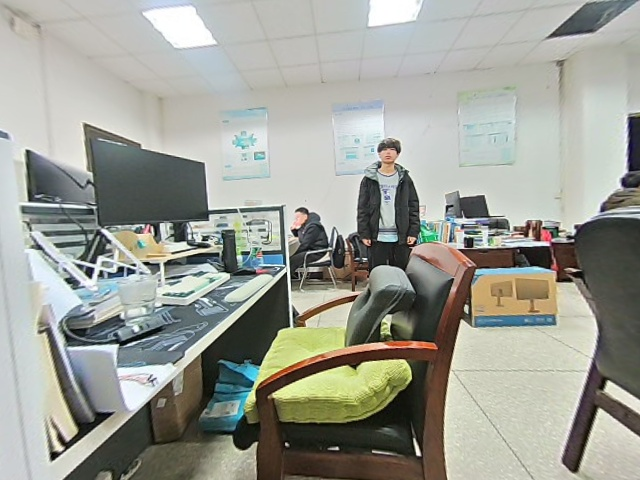
#> input picture Distance_measure/single_camera/data/distance3-89cm-width50cm.jpg, 640 x 480 px
$ python 1-contour2distance.py
#> lines starting #> are read from the running program, lines starting #| are printed output that depends on the picture
"""
@Name: 1-contour2distance.py
@Auth: Huohuo
@Date: 2023/11/27-19:00
@Desc:
@Ver :
code_idea
"""
import cv2
import numpy as np

# ----------------------------------------------------
#               使用相似三角形测距
# ----------------------------------------------------
def get_object_contour(img, x1, x2):
    test_x1 = x1
    test_x2 = x2
    cv2.line(img, (test_x1, 0), (test_x1, 480), (255, 0, 0), 1)
    cv2.line(img, (test_x2, 0), (test_x2, 480), (255, 0, 0), 1)
    cv2.imshow("get_object_contour", img)
    cv2.waitKey(1)
    return test_x2 - test_x1

def get_distance(real_width, pixel_width, ratio):
    distance = (real_width / pixel_width) * ratio
    return distance


def main():
    img = cv2.imread("data/distance3-89cm-width50cm.jpg")
#> img is the input picture: shape (480, 640, 3); mean B, G, R 149.7, 158.5, 156.4

    orignal_real_width = 50         # cm

    orignal_pixel_width = get_object_contour(img.copy(), x1=358, x2=420)
#> in get_object_contour, `cv2.line(img, (test_x2, 0), (test_x2, 480), (255, 0, 0), 1)`:
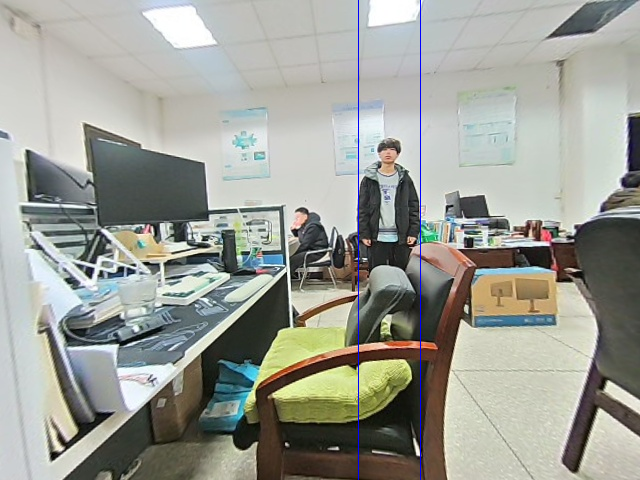
#> img: shape (480, 640, 3); mean B, G, R 150.1, 158.1, 156
#> orignal_pixel_width = 62

    # 焦距
    distance_ratio = (orignal_pixel_width / orignal_real_width) * (3 * 89)
#> distance_ratio = 331.1

    # 计算2-89的距离
    pixel_width_1 = get_object_contour(cv2.imread("data/2-89.jpg"), x1=332, x2=425)
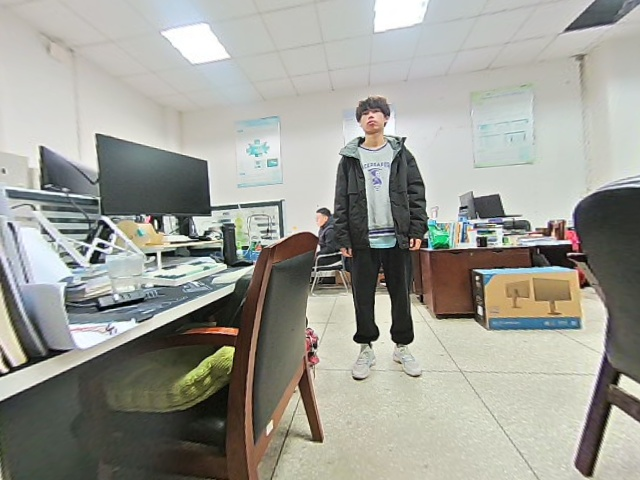
#> input picture Distance_measure/single_camera/data/2-89.jpg, 640 x 480 px
#> call 2 of get_object_contour, with x1 = 332, x2 = 425
#> in get_object_contour (call 2), `test_x1 = x1`: test_x1 = 332
#> in get_object_contour (call 2), `cv2.line(img, (test_x2, 0), (test_x2, 480), (255, 0, 0), 1)`:
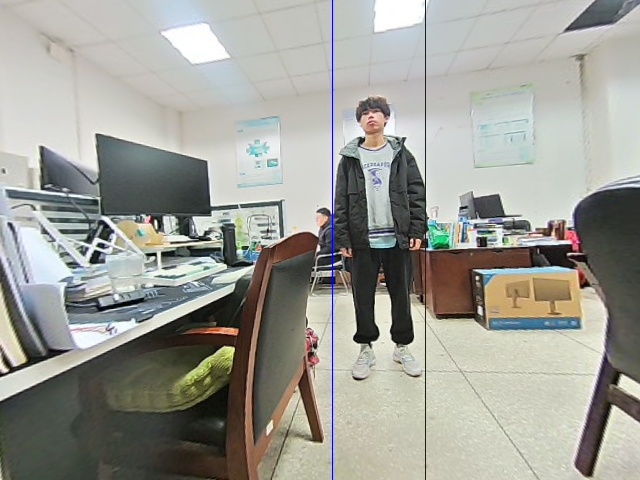
#> img: shape (480, 640, 3); mean B, G, R 150.5, 157.7, 157.4
#> pixel_width_1 = 93
    distance_2_89 = get_distance(orignal_real_width, pixel_width_1, distance_ratio)
#> in get_distance, `distance = (real_width / pixel_width) * ratio`: distance = 178
#> distance_2_89 = 178
    print("distance_2_89 is: {:.2f}".format(distance_2_89), "should_be:", 2*89)
#| distance_2_89 is: 178.00 should_be: 178

    # 计算4-89的距离
    pixel_width_2 = get_object_contour(cv2.imread("data/4-89.jpg"), x1=316, x2=360)
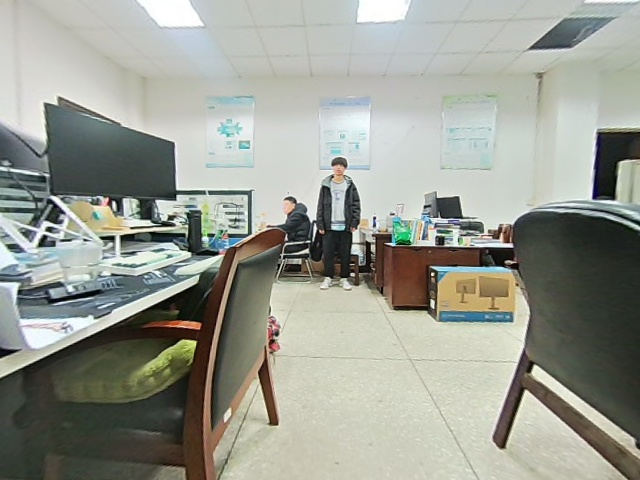
#> input picture Distance_measure/single_camera/data/4-89.jpg, 640 x 480 px
#> call 3 of get_object_contour, with x1 = 316, x2 = 360
#> in get_object_contour (call 3), `test_x1 = x1`: test_x1 = 316
#> in get_object_contour (call 3), `cv2.line(img, (test_x2, 0), (test_x2, 480), (255, 0, 0), 1)`:
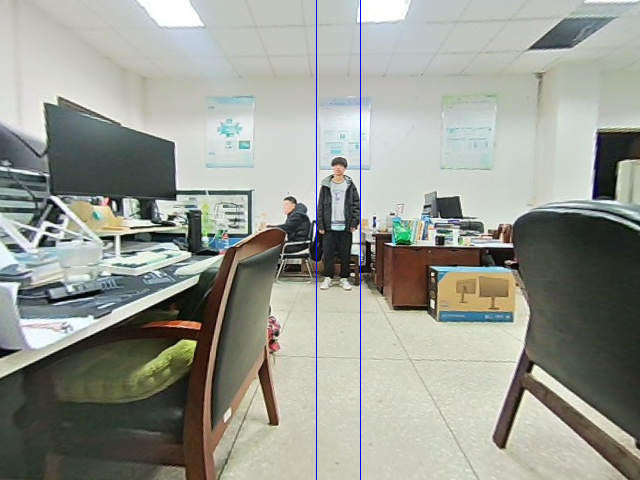
#> img: shape (480, 640, 3); mean B, G, R 146.5, 155.2, 152.5
#> pixel_width_2 = 44
    distance_4_89 = get_distance(orignal_real_width, pixel_width_2, distance_ratio)
#> distance_4_89 = 376.2
    print("distance_4_89 is: {:.2f}".format(distance_4_89), "should_be:", 4 * 89)
#| distance_4_89 is: 376.23 should_be: 356


    cv2.destroyAllWindows()

    return 0


if __name__ == '__main__':
    main()
